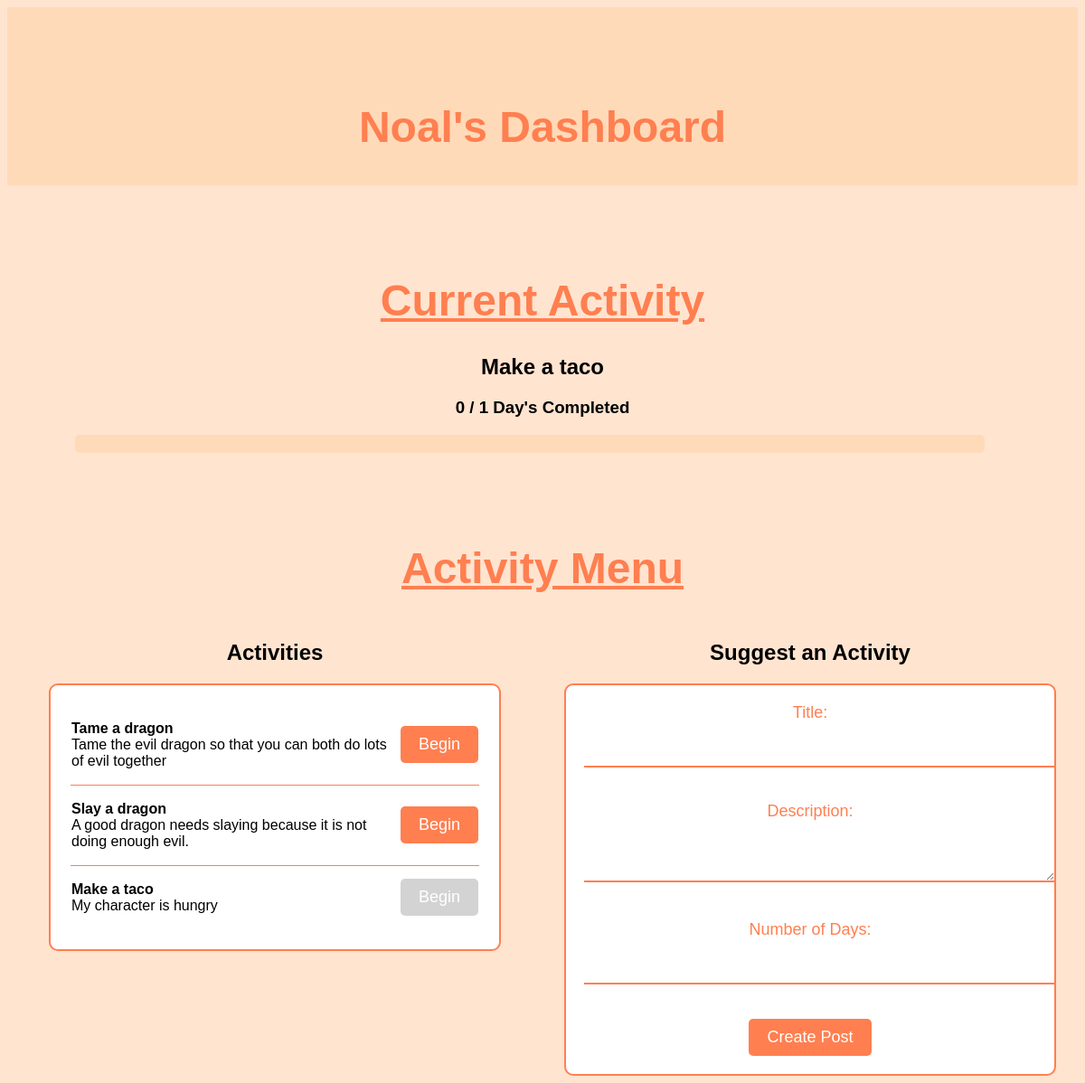
/downtimeTracker/dashboard/Noal, run on the app's committed database.
### DowntimeTracker/models.py (models this page shows, shortened)
class Activity(models.Model):
    title = models.CharField(max_length=30, help_text='Name of this type of Activity')
    description = models.CharField(max_length=150, help_text="The description of the Activity")
    player = models.CharField(max_length=30, help_text="Name of player currently working", default="")
    date_started = models.DateField(null=True, blank=True)
    days = models.IntegerField(default=7) #TODO: Figure out params
    days_completed = models.IntegerField(default=0) #TODO: Figure out params
    hidden = models.BooleanField(default=False, help_text="Can all players see this activity?")
    class Meta: ordering = ['-title']

### DowntimeTracker/views.py (the view)
# urls.py: path('dashboard/<name>', views.dashboard, name='dashboard'),
def dashboard(request, name):
    current_activitys = Activity.objects.filter(player=name)
    all_activities = Activity.objects.filter(hidden=False)
    status = [a.player == name for a in all_activities]
    if request.method == "POST":
        title = request.POST.get("title")
        description = request.POST.get("description")
        days = request.POST.get("days")
        new_activity = Activity(title=title, description=description, days=days, player="", days_completed=0, hidden=True, date_started=None)
        new_activity.save()
    if len(current_activitys) > 0:
        current_activity = current_activitys[0]
        days_completed = (datetime.date.today() - current_activity.date_started).days + current_activity.days_completed
        percentage = int(round(days_completed / current_activity.days, 2) * 100)
    else:
        current_activity = None
        percentage = 0
        days_completed = 0
    return render(request, "dashboard.html",
                   {"name": name,
                    "currentActivity": current_activity,
                    "daysCompleted": days_completed,
                    "percentage":  percentage,
                    "allActivities":zip(all_activities,status)})

### DowntimeTracker/templates/dashboard.html (shortened to what this page needs)
{% load static %}
<!DOCTYPE html>
<html lang="en">
	<head>
        <link rel="stylesheet" href="{% static 'style.css' %}">
    </head>
	<body>
        <div class="header">
            <h1><strong>{{ name }}'s Dashboard</strong></h1>
        </div>
        <div>
            <h1><u>Current Activity</u></h1>
            {% if currentActivity %}
                <h2>{{ currentActivity.title }}</h2>
                <h3>{{ daysCompleted }} / {{ currentActivity.days }} Day's Completed</h3>
                <div class="progress">
                </div>
            {% else %}
                <h2>Begin an activity to see it here</h2>
            {% endif %}
        </div>
        <h1><u>Activity Menu</u></h1>
        <div class="main-row">
            <div class="column">
                <h2>Activities</h2>
                <table style="width: 100%;" class="activity-list">
                    {% for activity, status in allActivities %}
                    {% block activity %}
                    <form action="/downtimeTracker/begin_activity" method="post">
                        <td class="row">
                            <p style="display: inline-block; text-align: left;" class="column"><strong>{{ activity.title }}</strong><br>{{ activity.description }}</p>
                            <input type="submit" value="Begin" class="align-right; column; button" {{ status|yesno:'disabled,,'}}>
                        </td>
                    </form>
                    {% endblock %}
                    {% endfor %}
                </table>
            </div>
            <div class="column">
                <h2>Suggest an Activity</h2>
                {% block content %}
                    <form method="POST">
                        <label for="title">Title:</label>
                        <input type="text" id="title" name="title" required><br><br>
                        <label for="description">Description:</label>
                        <textarea id="description" name="description" required></textarea><br><br>
                        <label for="days">Number of Days:</label>
                        <input type="number" id="days" name="days" min="1" max="365" required><br><br>
                        <input class='button' type="submit" value="Create Post">
                    </form>
                {% endblock %}
            </div>
        </div>
	</body>
</html>

### DowntimeTracker/static/style.css (style rules this page uses)
.header { color: black; width: 100%; position: fixed; background: peachpuff; padding: 5px 0; top: 0; left: 0; position: sticky; }
.row { display: flex; align-items: center; }
.row:not(:last-child) { border-bottom: coral 1px solid; }
.main-row { display: flex; align-items: top; }
.column { flex: 50%; }
body { font-family: Arial, sans-serif; background-color: #f2f2f2; text-align: center; }
h1 { margin-top: 100px; font-size: 48px; color: #333; }
.button { background-color: coral; color: white; padding: 10px 20px; font-size: 18px; border: none; border-radius: 5px; cursor: pointer; }
.button:disabled { background-color: lightgray; border: none; color: white; }
.progress { height: 20px; width: 85%; background-color: peachpuff; border-radius: 5px; margin-bottom: 20px; margin-left: 75px; margin-right: 100px; }
body { background-color: #FFE4D0; }
h1 { color: coral; text-align: center; }
form { margin: 0 auto; max-width: 500px; padding: 20px; border: 2px solid coral; border-radius: 10px; background-color: white; }
.activity-list { margin: 0 auto; max-width: 500px; padding: 20px; border: 2px solid coral; border-radius: 10px; background-color: white; }
label { display: block; margin-bottom: 10px; color: coral; font-size: 18px; }
input[type="text"], textarea, input[type="number"] { width: 100%; padding: 10px; font-size: 16px; border: none; border-bottom: 2px solid coral; margin-bottom: 20px; }
input[type="submit"] { background-color: coral; color: white; padding: 10px 20px; font-size: 18px; border: none; border-radius: 5px; cursor: pointer; }

### data on the page
Activity: player "Noal", title "Make a taco", days "1", description "My character is hungry"
Activity: title "Tame a dragon", description "Tame the evil dragon so that you can both do lots of evil together"
Activity: title "Slay a dragon", description "A good dragon needs slaying because it is not doing enough evil."
